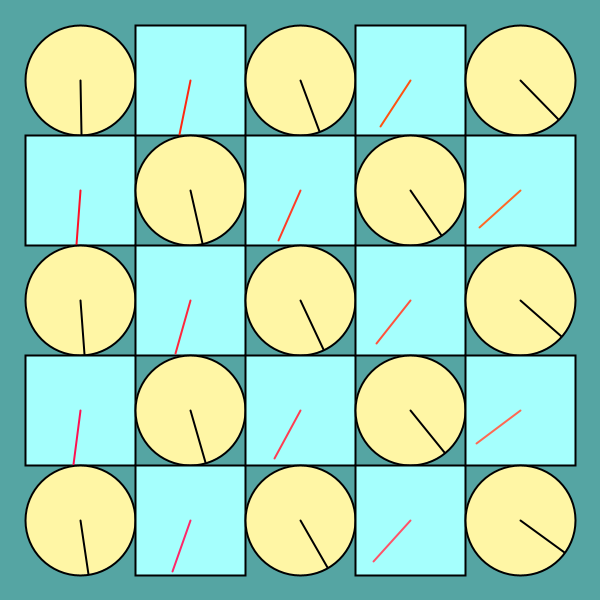
Frame 1 (no input)
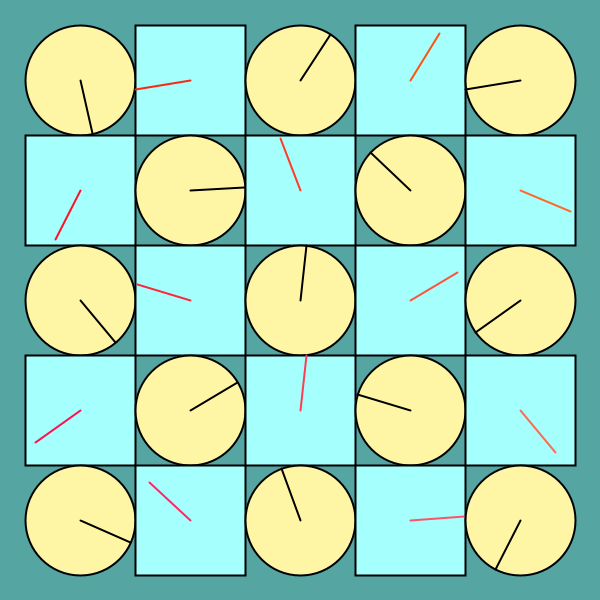
Frame 60 (the mouse pressed at the canvas centre just before this capture)
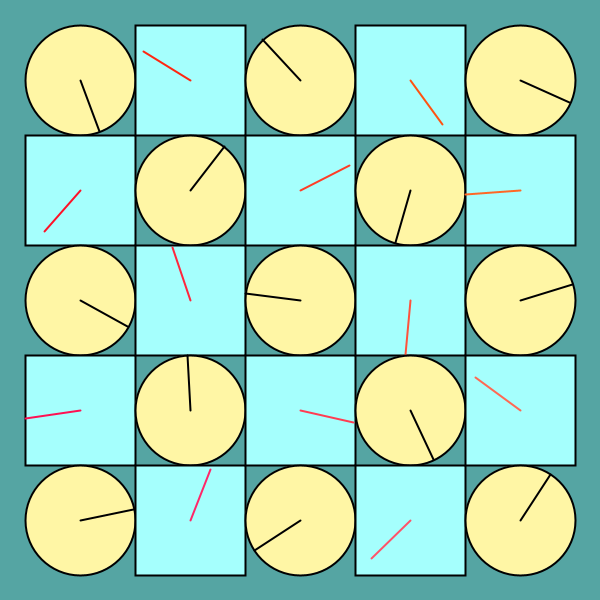
Frame 120 (the mouse held since frame 60 and released just before this capture)

The Processing sketch that drew these frames (run headless with seeded random() and noise(); from frame 60 on, the mouse is pressed at the canvas centre):

// Processing sketch: processing_151104
// ── processing_151104.pde

/*
 * Creative Coding
 * Week 2, 04 - The Clocks
 * by Indae Hwang and Jon McCormack
 * Copyright (c) 2014 Monash University
 *
 * This program draws a grid of circular "clocks", whose hands move according to the elasped time.
 * The higher the clock number the faster it moves, the first clock takes 1 min to go all the way around.
 * The function "movingCircle" is used to draw each clock. It is passed the position, size and hand angle
 * as arguments.
 * 
 */

void setup() {
  size(600, 600);
  background(180);
  rectMode(CENTER);
  noStroke();
}


void draw() {
  background(85, 165, 163);
  noStroke();

  int num = 5;
  int margin = 80;

  float gutter = 0; //distance between each cell
  float cellsize = ( width - (2 * margin) - gutter * (num - 1) ) / (num - 1);

  int circleNumber = 0; // counter

  for (int i=0; i<num; i++) {
    for (int j=0; j<num; j++) {
      ++circleNumber;

      float tx = margin + cellsize * i + gutter * i;
      float ty = margin + cellsize * j + gutter * j;

     
      
       if (circleNumber%2==0){
      movingCircle2(tx, ty, cellsize, circleNumber * -TWO_PI * millis() / 60000.0);
  }
  else{
    movingCircle(tx, ty, cellsize, circleNumber * TWO_PI * millis() / 60000.0);
  }
    }

  }
}//end of draw 


void movingCircle(float x, float y, float size, float angle) {

  // calculate endpoint of the line
  float tempX = x + (size / 2) * sin(angle);
  float tempY = y + (size / 2) * cos(angle);

  stroke(0);
  strokeWeight(2);
  fill(255, 246, 165);
  ellipse(x, y, size, size); // circle

  stroke(0);
  line(x, y, tempX, tempY); // red line
}
void movingCircle2(float x, float y, float size, float angle) {

  // calculate endpoint of the line
  float tempX = x + (size / 2) * sin(angle);
  float tempY = y + (size / 2) * cos(angle);

  stroke(0);
  strokeWeight(2);
  fill(165, 255, 253);
  rect(x, y, size, size); // circle

  stroke(255, x/5, y/5);
  line(x, y, tempX, tempY); // red line
}
